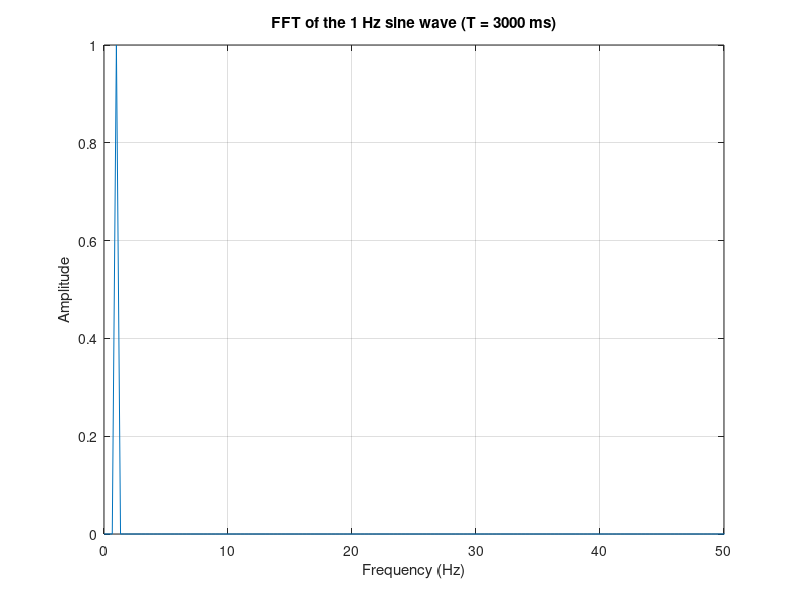
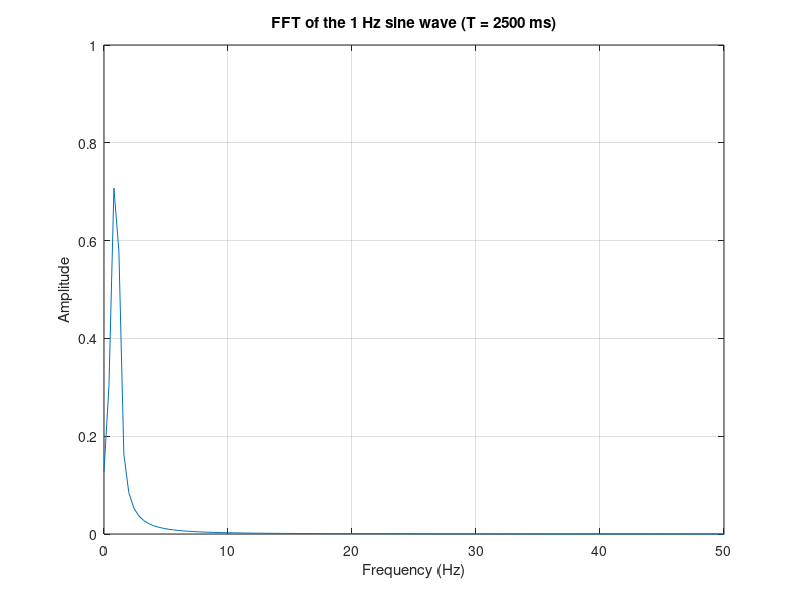
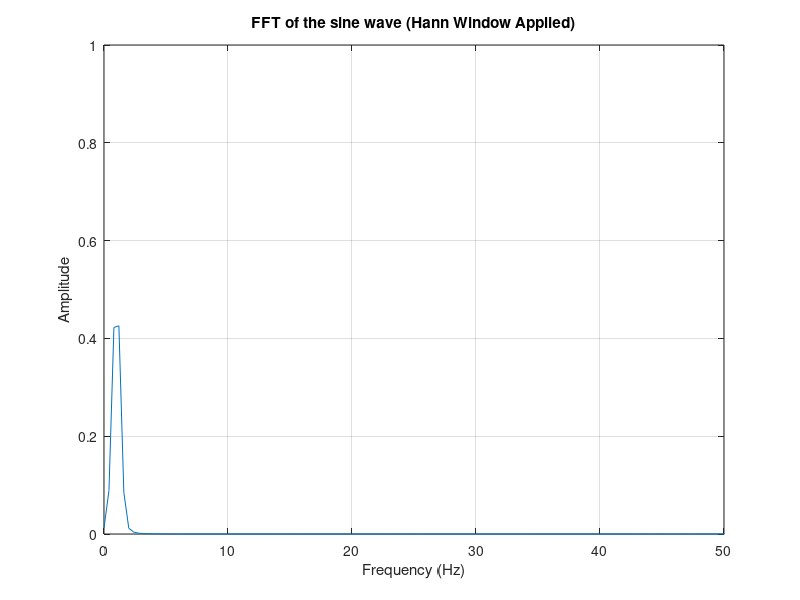

The MATLAB script that drew these images, in order:
clear all; close all; clc;
L=[3000 2500]; % time vector length in millisecond
freq=1;
%% FFT
for i = 1: length(L)
    
    Fs = 1000;            % Sampling frequency
    T = 1/Fs;             % Sampling period
    t = (0:L(i)-1)*T;        % Time vector
    S = sin(2*pi*freq*t);
    
    Y = fft(S);
    P2 = abs(Y/L(i));
    P1 = P2(1:L(i)/2+1);
    P1(2:end-1) = 2*P1(2:end-1);
    
    f1 = Fs*(0:(L(i)/2))/L(i);
    
    
    %% Plot
    figure(2*i);
    plot(f1,P1);
    grid on;
    title(sprintf('FFT of the 1 Hz sine wave (T = %d ms)', L(i)));
    axis([0 50 0 1]);
    xlabel('Frequency (Hz)');ylabel('Amplitude');
end
 
%% hann window application
 
Fs=1000;
t=0:1/Fs:2.5;
x=sin(2*pi*freq*t).* hann(length(t))';
 
%% FFT
Fs = 1000;            % Sampling frequency
T = 1/Fs;             % Sampling period
t = (0:L(2)-1)*T;        % Time vector
 
Y = fft(x);
P2 = abs(Y/L(2));
P1 = P2(1:L(2)/2+1);
P1(2:end-1) = 2*P1(2:end-1);
 
f1 = Fs*(0:(L(2)/2))/L(2);
%% Plot
figure(2*3);
plot(f1,P1);
grid on;
title('FFT of the sine wave (Hann Window Applied)');
axis([0 50 0 1]);
xlabel('Frequency (Hz)');ylabel('Amplitude');
